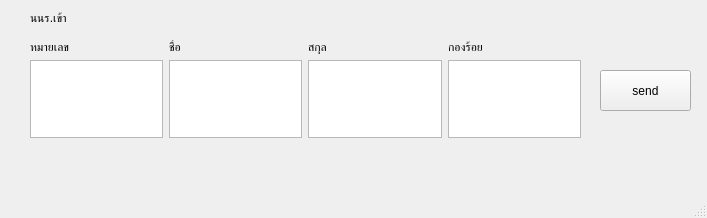
<?xml version="1.0" encoding="UTF-8"?>
<ui version="4.0">
 <class>MainWindow</class>
 <widget class="QMainWindow" name="MainWindow">
  <property name="geometry">
   <rect>
    <x>0</x>
    <y>0</y>
    <width>707</width>
    <height>218</height>
   </rect>
  </property>
  <property name="windowTitle">
   <string>MainWindow</string>
  </property>
  <widget class="QWidget" name="centralwidget">
   <widget class="QLabel" name="in_title">
    <property name="geometry">
     <rect>
      <x>30</x>
      <y>10</y>
      <width>141</width>
      <height>16</height>
     </rect>
    </property>
    <property name="text">
     <string>นนร.เข้า</string>
    </property>
   </widget>
   <widget class="QPushButton" name="in_send">
    <property name="geometry">
     <rect>
      <x>600</x>
      <y>70</y>
      <width>91</width>
      <height>41</height>
     </rect>
    </property>
    <property name="text">
     <string>send</string>
    </property>
   </widget>
   <widget class="QWidget" name="layoutWidget">
    <property name="geometry">
     <rect>
      <x>30</x>
      <y>40</y>
      <width>551</width>
      <height>98</height>
     </rect>
    </property>
    <layout class="QGridLayout" name="gridLayout_2">
     <item row="0" column="2">
      <widget class="QLabel" name="sname_in">
       <property name="text">
        <string>สกุล</string>
       </property>
      </widget>
     </item>
     <item row="0" column="1">
      <widget class="QLabel" name="uname_in">
       <property name="text">
        <string>ชื่อ</string>
       </property>
      </widget>
     </item>
     <item row="0" column="3">
      <widget class="QLabel" name="ucom_in">
       <property name="text">
        <string>กองร้อย</string>
       </property>
      </widget>
     </item>
     <item row="0" column="0">
      <widget class="QLabel" name="uid_in">
       <property name="text">
        <string>หมายเลข</string>
       </property>
      </widget>
     </item>
     <item row="1" column="1">
      <widget class="QTextEdit" name="uname_in_show"/>
     </item>
     <item row="1" column="0">
      <widget class="QTextEdit" name="uid_in_show"/>
     </item>
     <item row="1" column="2">
      <widget class="QTextEdit" name="sname_in_show"/>
     </item>
     <item row="1" column="3">
      <widget class="QTextEdit" name="ucom_in_show"/>
     </item>
    </layout>
   </widget>
  </widget>
  <widget class="QMenuBar" name="menubar">
   <property name="geometry">
    <rect>
     <x>0</x>
     <y>0</y>
     <width>707</width>
     <height>21</height>
    </rect>
   </property>
  </widget>
  <widget class="QStatusBar" name="statusbar"/>
 </widget>
 <resources/>
 <connections/>
</ui>
